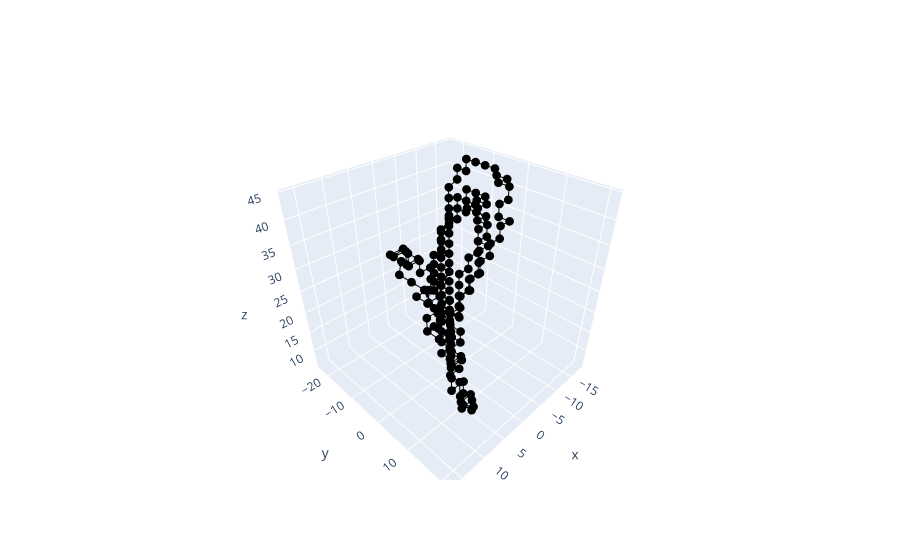

Notebook code for this chart:
### Code cell
from dowker_trajectories.digraphs import Digraph
G63 = Digraph(A63, verts63, counts63, loops = False)
from dowker_trajectories.viz import graph_graph
fig = graph_graph(G63, traj63.bin_centers(), arrows=True)
fig.show()
